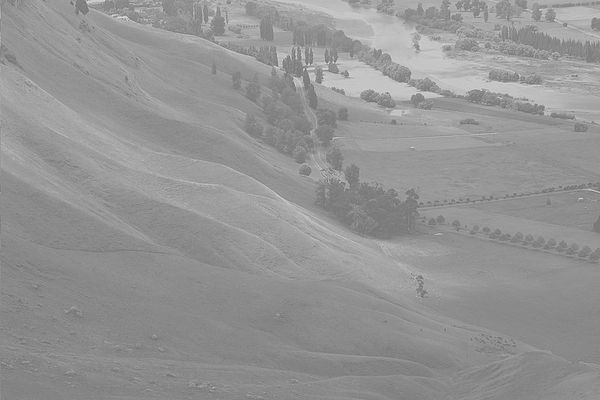
#> input picture Lab3/work3/histogram.jpg, 600 x 400 px
$ python given.py
#> lines starting #> are read from the running program, lines starting #| are printed output that depends on the picture
import cv2
import numpy as np
import matplotlib.pyplot as plt


img = cv2.imread("histogram.jpg", cv2.IMREAD_GRAYSCALE)
#> img is the input picture: shape (400, 600); min 105, max 228, mean 148
cv2.imshow("input",img)

#cv2.calcHist(images, channels, mask, histSize, ranges[, hist[, accumulate]])
histr = cv2.calcHist([img],[0],None,[256],[0,256])
#> histr = 256 values, max 9682 at index 137, min 0 at index 0, mean 937.5
plt.figure(1)
plt.plot(histr)
plt.show()
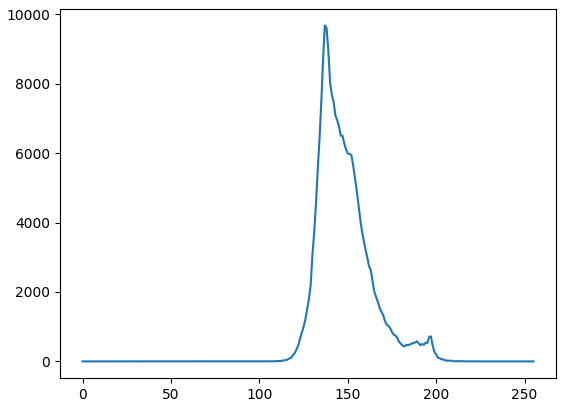
#> figure drawn by matplotlib, 1 panel; curve peaks at x = 137, y = 9682


plt.figure(2)
plt.title("Input Image Histogram")
plt.hist(img.ravel(),256,[0,255])
plt.show()
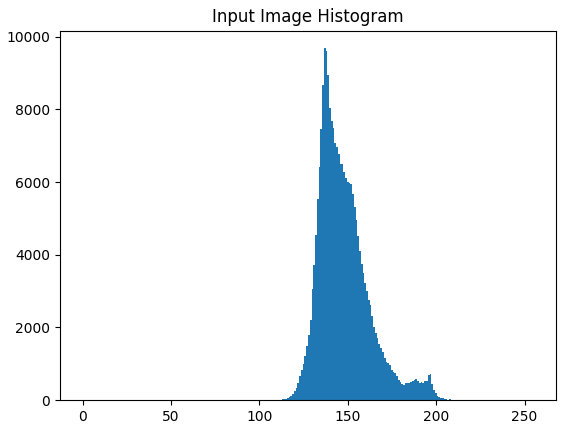
#> figure drawn by matplotlib, 1 panel; tallest bar 9682 high, from x = 136.5 to 137.5

img2 = cv2.equalizeHist(img)
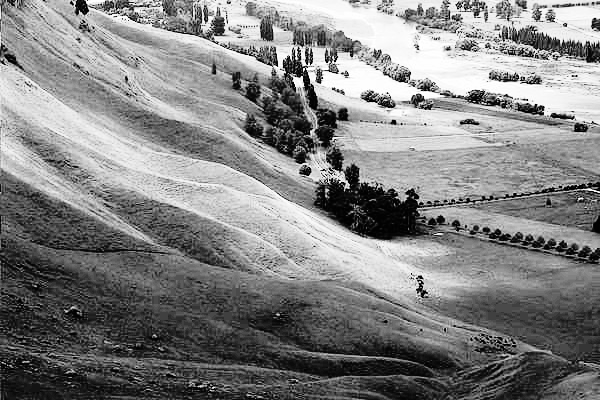
#> img2: shape (400, 600); min 0, max 255, mean 130.4

plt.figure(3)
plt.title("output Image Histogram")
plt.hist(img2.ravel(),256,[0,255])
plt.show()
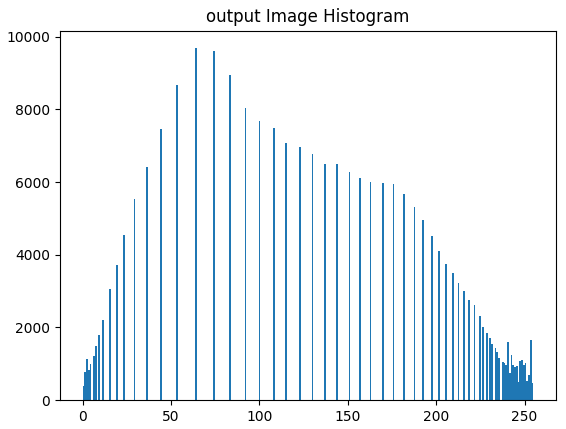
#> figure drawn by matplotlib, 1 panel; tallest bar 9682 high, from x = 63.75 to 64.75

cv2.imshow("output",img2)

cv2.waitKey(0)
cv2.destroyAllWindows()
